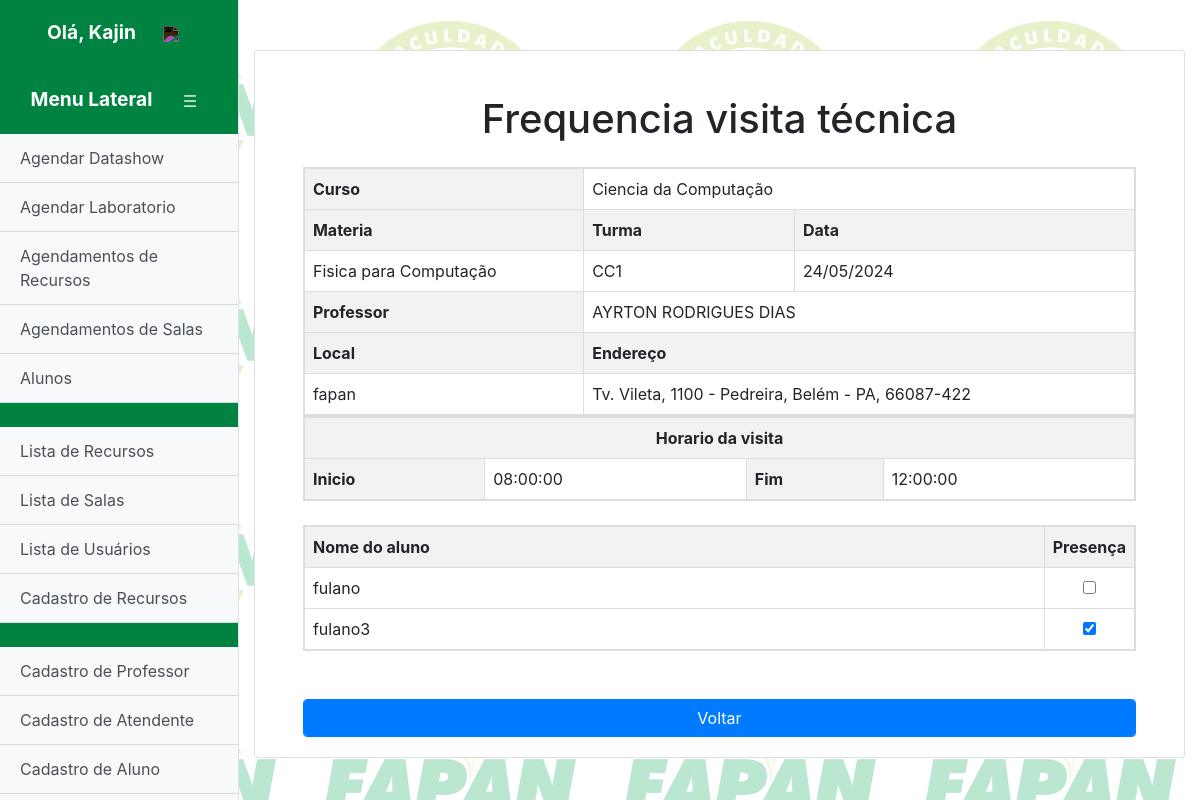
The page /frequencia_vt.php?id=1 (signed in) on the database its author committed.
### tables this page shows
CREATE TABLE `curso` (
  `id` int(11) NOT NULL,
  `nome` varchar(100) NOT NULL
);

CREATE TABLE `materia` (
  `idmateria` int(11) NOT NULL,
  `nome` varchar(100) NOT NULL,
  `curso` int(11) NOT NULL
);

CREATE TABLE `visita_tecnica` (
  `id` int(11) NOT NULL,
  `curso` varchar(100) NOT NULL,
  `materia` varchar(100) NOT NULL,
  `turma` varchar(20) NOT NULL,
  `data_visita` date NOT NULL,
  `local` varchar(100) NOT NULL,
  `endereco` varchar(500) NOT NULL,
  `inicio` time NOT NULL,
  `fim` time NOT NULL,
  `frequencia` tinyint(1) NOT NULL
);

CREATE TABLE `aluno` (
  `id_aluno` int(11) NOT NULL,
  `nome` varchar(100) NOT NULL,
  `cpf` varchar(11) NOT NULL,
  `data_nasc` varchar(15) NOT NULL,
  `email` varchar(100) NOT NULL,
  `curso` int(11) NOT NULL,
  `turma` varchar(20) DEFAULT NULL
);

### frequencia_vt.php (the view, shortened to what this page needs)
<?php
include("conexao.php");
$id= $_GET['id'];
$sql = "SELECT * FROM visita_tecnica WHERE id = '$id'";
$resultado = $conn->query($sql);
    if ($resultado->num_rows > 0) {
        while ($row = $resultado->fetch_assoc()) {
            $curso = $row['curso'];
            $turma = $row['turma'];
            $materia = $row['materia'];
            $data_visita = $row['data_visita'];
            $local = $row['local'];
            $endereco = $row['endereco'];
            $inicio = $row['inicio'];
            $fim = $row['fim'];
        }
    }
?>
<!DOCTYPE html>
<html lang="en">
<head>
    <link rel="stylesheet" href="https://stackpath.bootstrapcdn.com/bootstrap/4.5.2/css/bootstrap.min.css">
    <link rel="stylesheet" href="styles.css">
</head>
<body>
    <div class="d-flex" id="wrapper">
    <?php include("menulateral.php"); ?>
        <div id="page-content-wrapper" class="container-fluid">
            <div class="card" id="card-body">
                <div class="card-body" >
                    <h1 class="mt-4 mb-4" style="text-align: center;">Frequencia visita técnica</h1>
                    <table>
                        <thead>
                            <tr>
                               <th>Curso</th>
                               <td colspan="2">
                                <?php
                                    $sql = "SELECT * FROM curso WHERE id = $curso";
                                    $resultado = $conn->query($sql);
                                    if ($resultado->num_rows > 0) {
                                        while ($row = $resultado->fetch_assoc()) {
                                            echo $row['nome'] ;
                                        }
                                    }
                                ?></td>
                            </tr>
                            <tr>
                            <th>Materia</th>
                            <th>Turma</th>
                            <th>Data</th>
                            </tr>
                        </thead>
                        <tbody>
                            <tr>
                                <td>
                                <?php
                                    $sql = "SELECT * FROM materia WHERE idmateria = $materia";
                                    $resultado = $conn->query($sql);
                                    if ($resultado->num_rows > 0) {
                                        while ($row = $resultado->fetch_assoc()) {
                                                echo $row['nome'] ;
                                        }
                                    }
                                    ?>
                                </td>
                                <td><?php echo $turma ?></td>
                                <td> <?php echo date('d/m/Y', strtotime($data_visita)); ?></td>
                            </tr>
                            <tr>
                            <th>Professor</th>
                                <td colspan="2">
                                <?php
                                    $sql = "SELECT nome FROM professor
                                    JOIN prof_mat ON idprof = id_professor
                                    WHERE id_materia = $materia";
                                    $resultado = $conn->query($sql);
                                    if ($resultado->num_rows > 0) {
                                        while ($row = $resultado->fetch_assoc()) {
                                                echo $row['nome'] ;
                                        }
                                    }
                                    ?>
                                </td>
                            </tr>
                            <tr>
                                <th>Local</th>
                                <th colspan="2">Endereço</th>
                            </tr>
                            <tr>
                                <td><?php echo $local?></td>
                                <td colspan="2"><?php echo $endereco?></td>
                            </tr>
                        </tbody>
                    </table>
                    <table>
                        <tr>
                            <th colspan="4" style="text-align: center;">Horario da visita</th>
                        </tr>
                        <tr>
                            <th>Inicio</th>
                            <td><?php echo $inicio?></td>
                            <th>Fim</th>
                            <td><?php echo $fim?></td>
                        </tr>
                    </table>
                    <br>
                    <table>
                        <thead>
                            <tr>
                                <th colspan="3">Nome do aluno</th>
                                <th width="50">Presença</th>
                            </tr>
                        </thead>
                        <tbody>
                                <?php
                                    $sql = "SELECT * FROM aluno WHERE curso = $curso";
                                    $result = $conn->query($sql);
                                    if ($result->num_rows > 0) {
                                        while ($row = $result->fetch_assoc()) {
                                                echo "<tr>
                                                <td colspan='3'>" . $row['nome'] ."
                                                <input type='hidden'>
                                                </td>
                                                <td class='centro'>";
                                                $id_aluno = $row['id_aluno'];
                                                $select = "SELECT * FROM frequencia_vt where id_vt = $id AND id_aluno = $id_aluno";
                                                $resultado = $conn->query($select);
                                                if ($assoc = $resultado->fetch_assoc()) {
                                                if ($assoc['presenca'] == 1) {
                                                    echo "<input type='checkbox' id='".$id_aluno."_".$data_visita."' name='presenca' onchange='atualizar(\"$id_aluno\",\"$data_visita\")' checked>";
                                                } else{
                                                    echo "<input type='checkbox' id='".$id_aluno."_".$data_visita."' name='presenca' onchange='atualizar(\"$id_aluno\",\"$data_visita\")'>";
                                                }
                                                } else{
                                                    echo "<input type='checkbox' id='".$id_aluno."_".$data_visita."' name='presenca' onchange='atualizar(\"$id_aluno\",\"$data_visita\")'>";
                                                }
                                                echo "</td>
                                                </tr>";
                                        }
                                    }
                                ?>
                        </tbody>
                    </table>
                    <br>
                    <br>
                    <a href="lista_vt.php"><button type="submit" class="form-control btn-primary">Voltar</button></a>
                </div>
            </div>
        </div>
    </div>
</body>
</html>

### styles.css (style rules this page uses)
#page-content-wrapper { margin-top: 50px; flex-direction: column; }
.container-fluid { display: flex; align-items: center; }
.card { width: 100%; max-width: 1000px; }
.card-body { padding: 1.25rem 3rem; }
#wrapper { background-image: url("./assets/Sem_titulo.png"); }

### frequencia_vt.php (style rules this page uses)
table { border-collapse: collapse; width: 100%; border: 2px solid #ddd; }
th, td { border: 1px solid #ddd; padding: 8px; text-align: left; }
th { background-color: #f2f2f2; }
.centro { width: 50; text-align: center; }

### rows shown on the page
curso: nome "Ciencia da Computação"
materia: nome "Fisica para Computação"
visita_tecnica: turma "CC1", data_visita "24/05/2024", local "fapan", endereco "Tv. Vileta, 1100 - Pedreira, Belém - PA, 66087-422", inicio "08:00:00", fim "12:00:00"
aluno: nome "fulano"
aluno: nome "fulano3"

### other values the page prints
$_SESSION['nome'] "Kajin"
$row['nome'] "AYRTON RODRIGUES DIAS"
